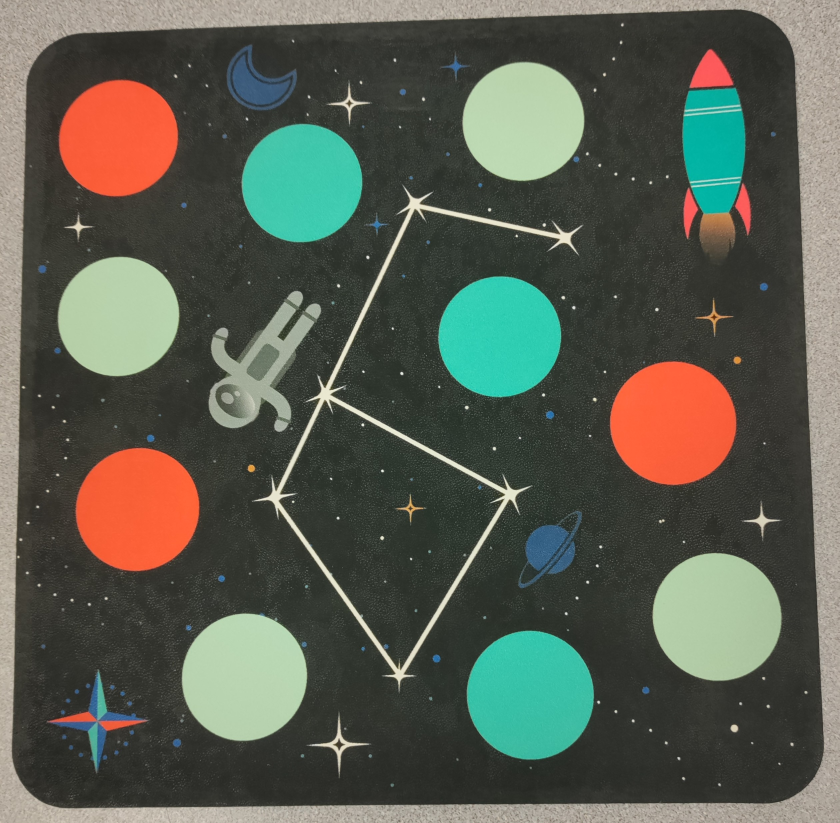
#> input picture LandingPadImgs/6.3.jpg, 2519 x 2469 px, given in place of the camera (shown at 1/3 size)
$ python ColorDetection.py
#> lines starting #> are read from the running program, lines starting #| are printed output that depends on the picture; after the words box and inside, x2 and y2 are one past the last pixel; in counts of white or black regions, pixels touching at a corner belong together
### ImageStacker.py
import cv2
import numpy as np


def stackImages(scale,imgArray):
    rows = len(imgArray)
    cols = len(imgArray[0])
    rowsAvailable = isinstance(imgArray[0], list)
    width = imgArray[0][0].shape[1]
    height = imgArray[0][0].shape[0]
    if rowsAvailable:
        for x in range ( 0, rows):
            for y in range(0, cols):
                if imgArray[x][y].shape[:2] == imgArray[0][0].shape [:2]:
                    imgArray[x][y] = cv2.resize(imgArray[x][y], (0, 0), None, scale, scale)
                else:
                    imgArray[x][y] = cv2.resize(imgArray[x][y], (imgArray[0][0].shape[1], imgArray[0][0].shape[0]), None, scale, scale)
                if len(imgArray[x][y].shape) == 2: imgArray[x][y]= cv2.cvtColor( imgArray[x][y], cv2.COLOR_GRAY2BGR)
        imageBlank = np.zeros((height, width, 3), np.uint8)
        hor = [imageBlank]*rows
        hor_con = [imageBlank]*rows
        for x in range(0, rows):
            hor[x] = np.hstack(imgArray[x])
        ver = np.vstack(hor)
    else:
        for x in range(0, rows):
            if imgArray[x].shape[:2] == imgArray[0].shape[:2]:
                imgArray[x] = cv2.resize(imgArray[x], (0, 0), None, scale, scale)
            else:
                imgArray[x] = cv2.resize(imgArray[x], (imgArray[0].shape[1], imgArray[0].shape[0]), None,scale, scale)
            if len(imgArray[x].shape) == 2: imgArray[x] = cv2.cvtColor(imgArray[x], cv2.COLOR_GRAY2BGR)
        hor= np.hstack(imgArray)
        ver = hor
    return ver

# [81 lines of commented-out code are left out]

### ColorDetection.py
import numpy as np
import cv2
import numpy as np
import ImageStacker as IS

## Here we are definging the displayed video feed size, initiolizing the display
frameWidth = 640
frameHeight  = 480
## determining image source
cap = cv2.VideoCapture(0)
cap.set(3, frameWidth)
cap.set(4, frameHeight)

deadZone= 199

## We need track bars in order to ajust and find the min and max HSV valuse that best fit our desierd useage
## Here we creat those track bars and the fnction empty() which is a necesary perramiter for creatTrackbar
def empty(a):
    pass

cv2.namedWindow('HSV')
cv2.resizeWindow("HSV",640,240)
## in opencv we have values of hue from 0-179  so we are putting those values in the track bar, empty represents the function that should run with this track bar as its interface
cv2.createTrackbar("HUE MIN" ,"HSV" , 0, 179, empty)
#> slider 'HUE MIN' is set to 35
cv2.createTrackbar("HUE MAX" ,"HSV" , 179, 179, empty)
cv2.createTrackbar("SAT MIN" ,"HSV" , 0, 255, empty)
#> slider 'SAT MIN' is set to 51
cv2.createTrackbar("SAT MAX" ,"HSV" , 255, 255, empty)
cv2.createTrackbar("VALUE MIN" ,"HSV" , 0, 255, empty)
#> slider 'VALUE MIN' is set to 51
cv2.createTrackbar("VALUE MAX" ,"HSV" , 255, 255, empty)


## Iterates and gives s the outut of each frame that is stored in img varaible
while True:
    ## calling the feed for image frames
    _, img = cap.read()
#> img is the input picture: shape (2469, 2519, 3); mean B, G, R 80.7, 92.6, 89.1
    imgContour = img.copy()
    ## BGR to HSV easier to work with for humans to work with hue = color, saturation = clearity, value = how bright
    imgHsv = cv2.cvtColor(img, cv2.COLOR_BGR2HSV)
#> imgHsv: shape (2469, 2519, 3); mean H, S, V 40.7, 52.3, 102.5

    ## Getting the values of the numbers that are being ajustied in the track bar
    h_min = cv2.getTrackbarPos("HUE MIN" ,"HSV" )
    h_max = cv2.getTrackbarPos("HUE MAX" ,"HSV" )
    s_min = cv2.getTrackbarPos("SAT MIN" ,"HSV" )
    s_max = cv2.getTrackbarPos("SAT MAX" ,"HSV" )
    v_min = cv2.getTrackbarPos("VALUE MIN" ,"HSV")
    v_max = cv2.getTrackbarPos("VALUE MAX" ,"HSV")
    # print(h_min)


    lower = np.array([h_min, s_min, v_min])
    upper = np.array([h_max, s_max, v_max])
    ## only want objects that are within our range
    mask = cv2.inRange(imgHsv, lower, upper)
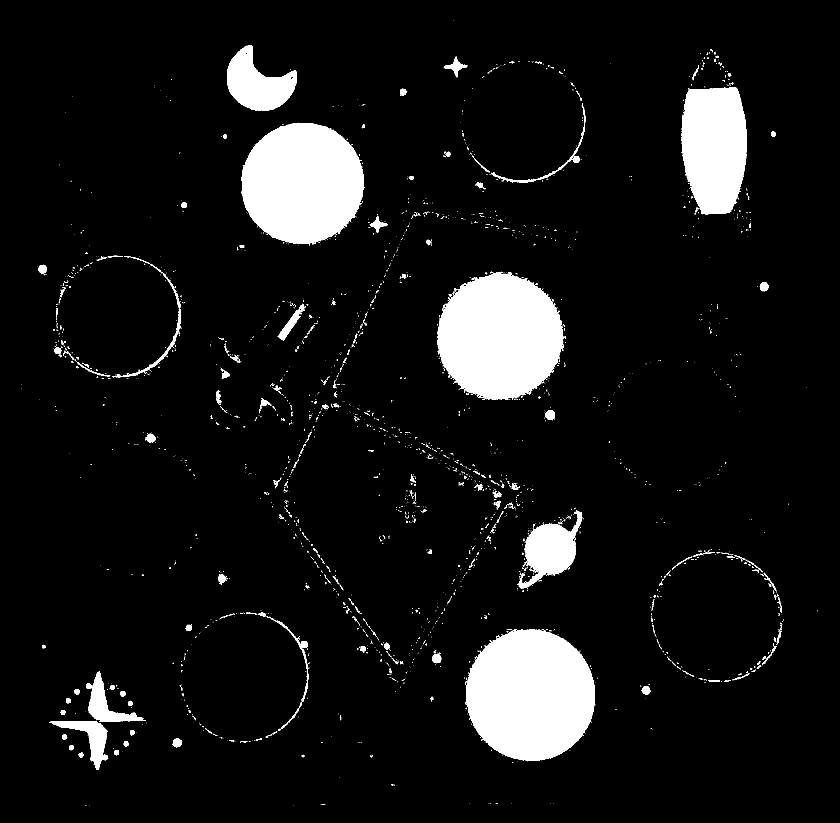
#> mask: shape (2469, 2519) (shown at 1/3 size); 8% white; 2687 white regions (2409 under 20 px), largest, box (x1, y1, x2, y2) and area: (1396, 1888, 1785, 2284) 119513, (1312, 816, 1690, 1200) 110260, (725, 368, 1093, 733) 104445
    ## what we are saying is we only want the valuses that are in both arrays the rest you can skip
    result = cv2.bitwise_and(img, img, mask = mask)
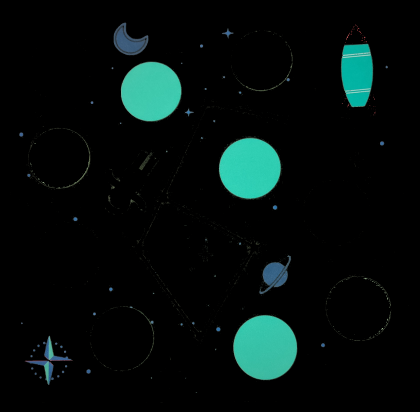
#> result: shape (2469, 2519, 3) (shown at 1/6 size); mean B, G, R 12.3, 13.6, 4.3

    ## Mask has only one channel but img, and result are 3 channel so we cannot stack unless we make 3 channel aswell
    ## we suse cv2.cvtColor  cv2.COLOR_GRA2BGR to do so now we can ad mask to the hSTack peramiters bellow
    mask = cv2.cvtColor(mask, cv2.COLOR_GRAY2BGR)

    ##Stacking our windows into one window make easyer to work with we are stacking original image window and results window together

    hStack = IS.stackImages(0.5, [img, mask, result])
#> in stackImages, `rows = len(imgArray)`: rows = 3
#> in stackImages, `cols = len(imgArray[0])`: cols = 2469
#> in stackImages, `rowsAvailable = isinstance(imgArray[0], list)`: rowsAvailable = False
#> after the loop in stackImages, `for x in range(0, rows):`: imgArray = 3 items
#> in stackImages, `hor= np.hstack(imgArray)`:
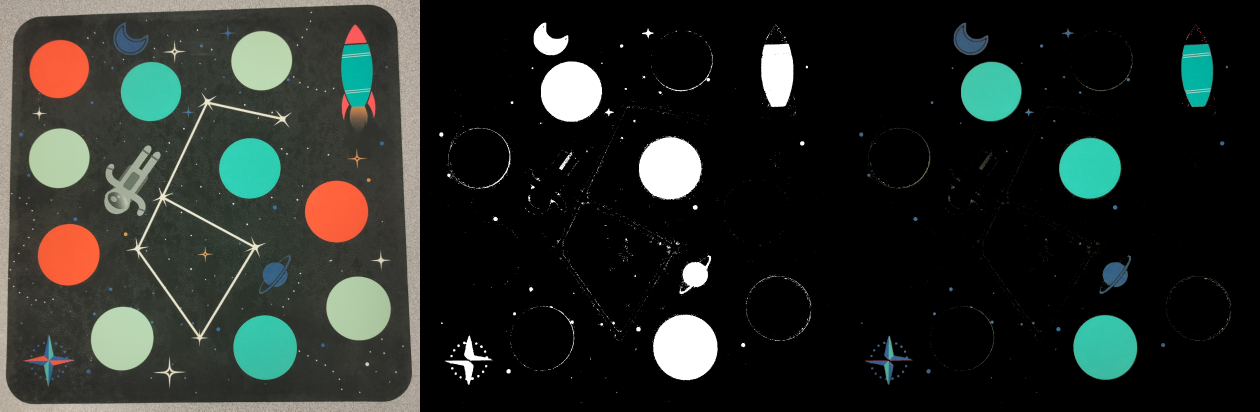
#> hor: shape (1234, 3780, 3) (shown at 1/3 size); mean of channels 0, 1, 2 37.8, 42.2, 38; drawn as B, G, R


    # [5 lines of commented-out code are left out]
    cv2.imshow('Horizontal Stacking', hStack)
    #This is how we break out of the program
    if  cv2.waitKey(1) & 0xFF == ord('q'):
#> (key q is pressed here)
        break

##  This is
cap.release()
cv2.destroyAllWindows()

$ run again, on LandingPadImgs/6.6.jpg
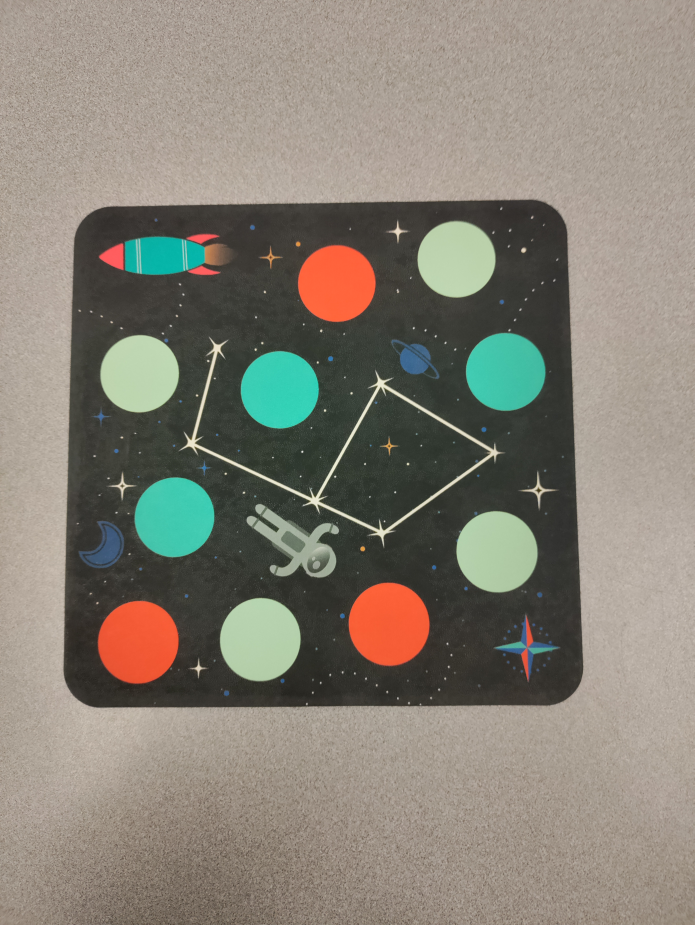
#> input picture LandingPadImgs/6.6.jpg, 3472 x 4624 px, given in place of the camera (shown at 1/5 size)
#> img is the input picture: shape (4624, 3472, 3); mean B, G, R 117.9, 129.1, 134.7
#> imgHsv: shape (4624, 3472, 3); mean H, S, V 24.1, 42.2, 140.2
#> `mask = cv2.inRange(imgHsv, lower, upper)`:
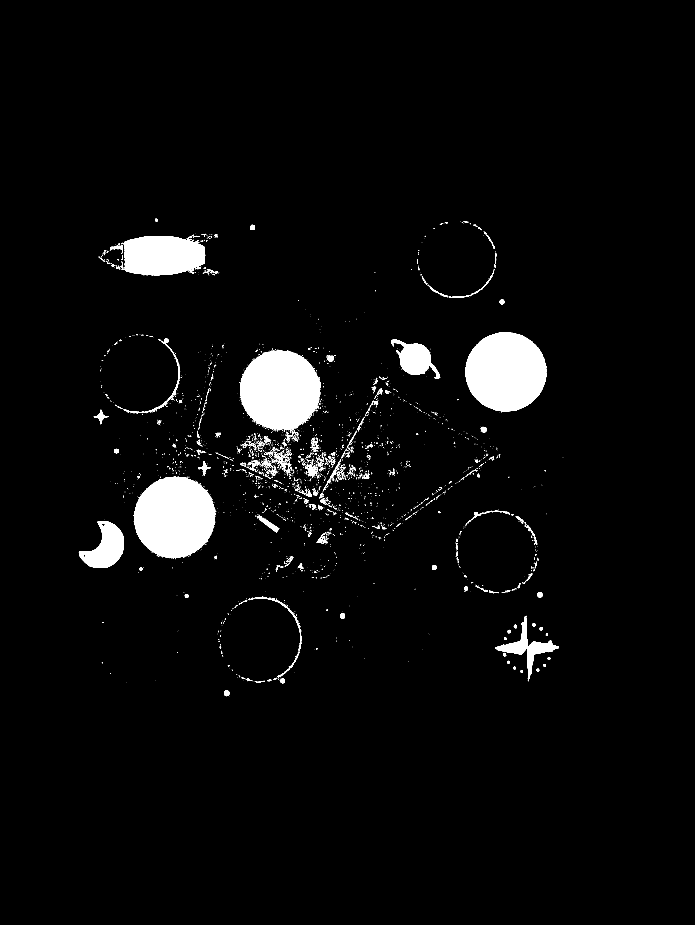
#> mask: shape (4624, 3472) (shown at 1/5 size); 3.6% white; 4149 white regions (3684 under 20 px), largest, box (x1, y1, x2, y2) and area: (668, 2383, 1078, 2790) 128490, (2327, 1663, 2734, 2057) 124991, (1200, 1752, 1605, 2156) 123368
#> rows = 3
#> cols = 4624
#> rowsAvailable = False
#> after the loop in stackImages, `for x in range(0, rows):`: imgArray = 3 items
#> in stackImages, `hor= np.hstack(imgArray)`:
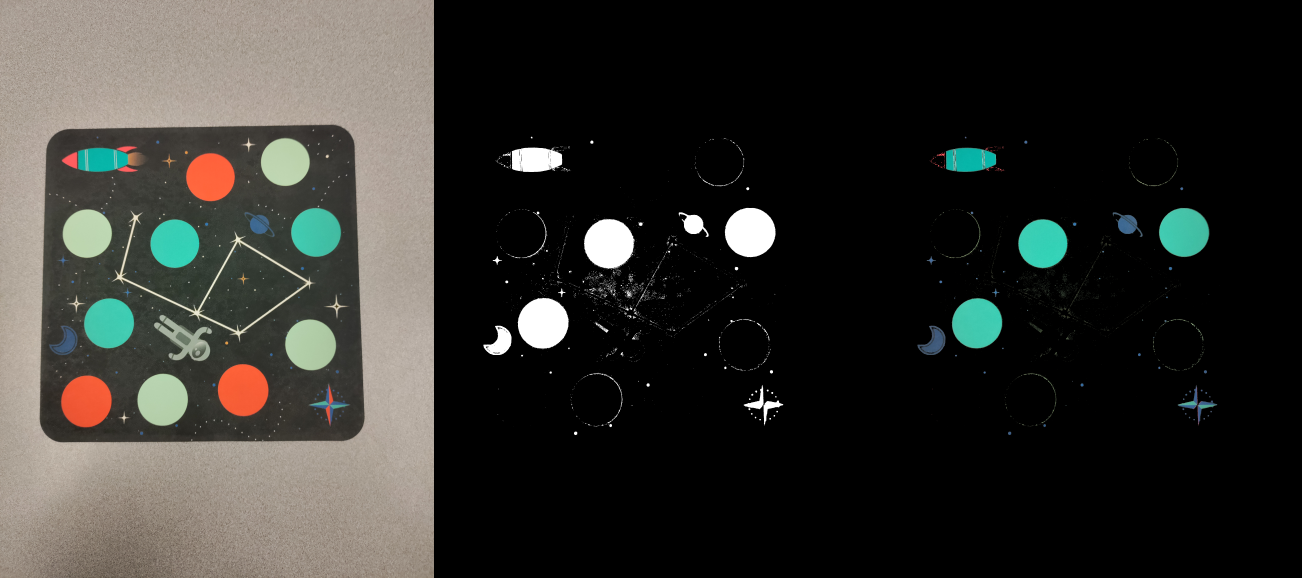
#> hor: shape (2312, 5208, 3) (shown at 1/4 size); mean of channels 0, 1, 2 44.2, 48.2, 48.7; drawn as B, G, R

$ run again, on LandingPadImgs/6.7.jpg
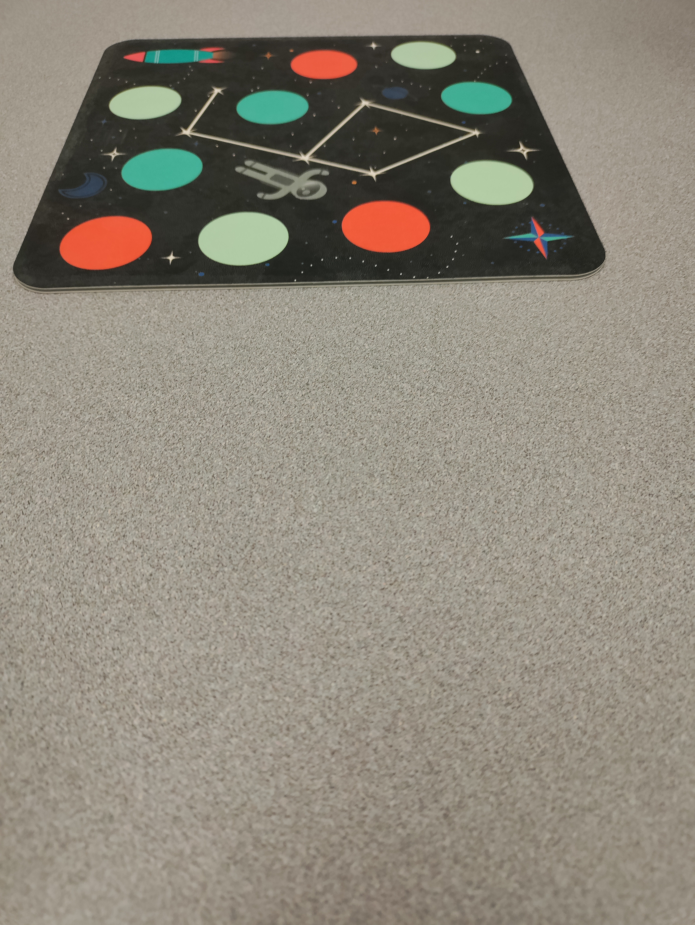
#> input picture LandingPadImgs/6.7.jpg, 3472 x 4624 px, given in place of the camera (shown at 1/5 size)
#> img is the input picture: shape (4624, 3472, 3); mean B, G, R 122.8, 135.4, 141.5
#> imgHsv: shape (4624, 3472, 3); mean H, S, V 22.5, 37.3, 143.3
#> `mask = cv2.inRange(imgHsv, lower, upper)`:
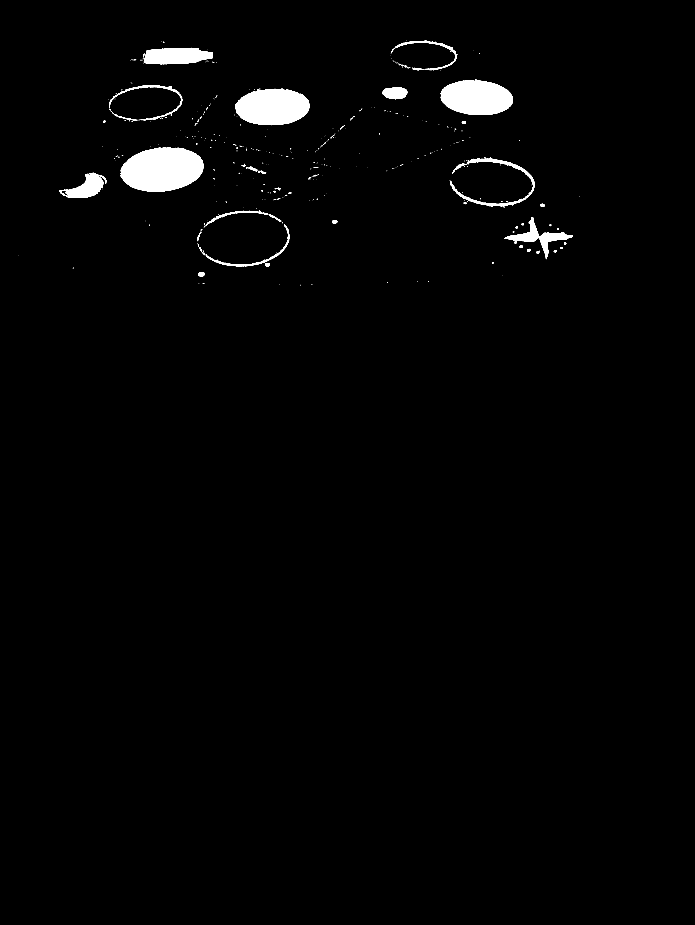
#> mask: shape (4624, 3472) (shown at 1/5 size); 1.6% white; 552 white regions (478 under 20 px), largest, box (x1, y1, x2, y2) and area: (604, 736, 1017, 959) 70888, (1178, 443, 1548, 626) 52598, (2203, 396, 2565, 575) 49087
#> rows = 3
#> cols = 4624
#> rowsAvailable = False
#> after the loop in stackImages, `for x in range(0, rows):`: imgArray = 3 items
#> in stackImages, `hor= np.hstack(imgArray)`:
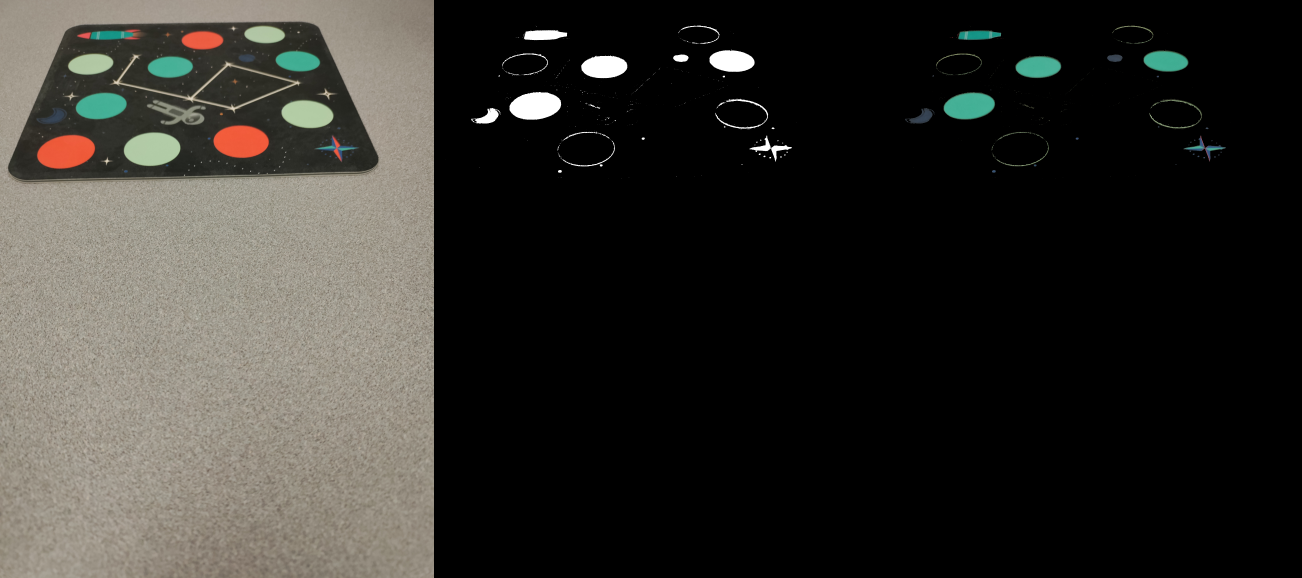
#> hor: shape (2312, 5208, 3) (shown at 1/4 size); mean of channels 0, 1, 2 43, 47.3, 49; drawn as B, G, R
